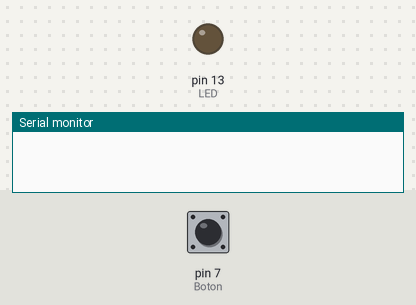
Simulated run of this sketch. Board: Arduino Uno, built with avr-gcc and run on an emulated ATmega328P. On the bench: output pins drawn as LEDs (lit = HIGH), the last lines printed to the serial monitor. Inputs (shaded band) come from the test bench; at power-on: pin 7 (Boton) LOW.

Above: at 1.2 s.
1.3 s: pin 7 (Boton) pulled HIGH for 0.15 s
At 1.37 s:
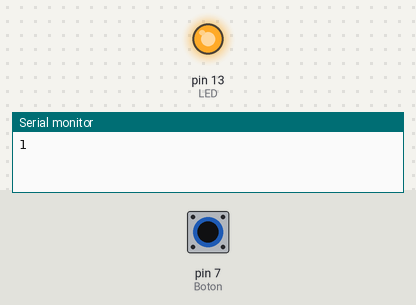
2.9 s: pin 7 (Boton) pulled HIGH for 3.2 s
At 7.5 s:
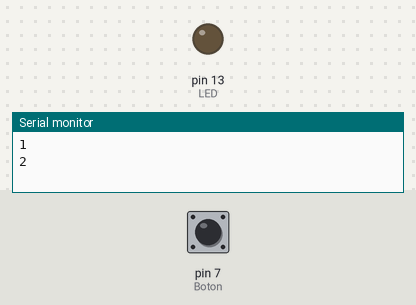
Timing chart, 0 to 9.0 s (numbered marks = the images above; inputs shaded):
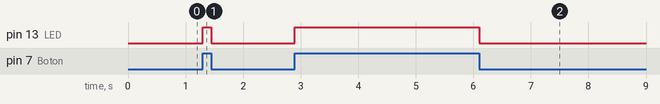

Measured:
- after the input at 1.3 s, pin 13 (LED): LOW → HIGH at once, → LOW 0.15 s later
- after the input at 2.9 s, pin 13 (LED): LOW → HIGH at once, → LOW 3.2 s later

The sketch:

contador.ino
```cpp
int LED = 13;
int Boton = 7;
int valor = 0;
int contador = 0;
int estadoanteriorboton = 0;

void setup()
{
Serial.begin(9600); // Configura velocidad de transmisión a 9600
pinMode(LED, OUTPUT); // inicializa como salida digital el pin 13
pinMode(Boton, INPUT); // inicializa como entrada digital el 7
}

void loop()
{
valor = digitalRead(Boton); // lee el valor de la entrad digital pin 7
digitalWrite(LED, valor);
if(valor!= estadoanteriorboton){

if(valor == HIGH){
contador++;
Serial.println(contador);
if (contador == 10) {
contador = 0;
  }
 }
}
estadoanteriorboton = valor;
}
```
